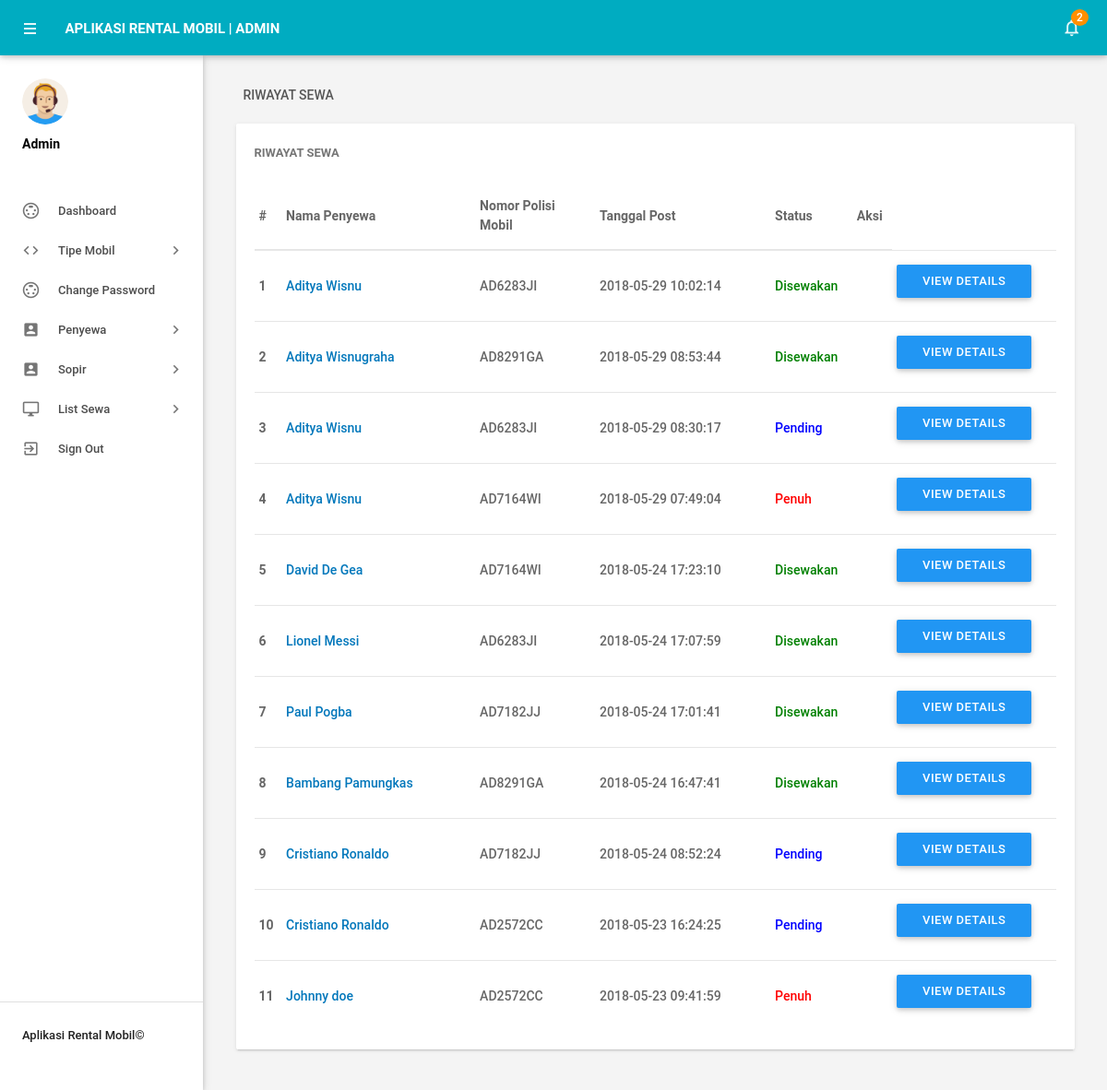
The app's page /admin/sewa.php (signed in) with its own data.
### tables this page shows
CREATE TABLE `tbltransaksi` (
  `id` int(11) NOT NULL,
  `NoPol` varchar(110) NOT NULL,
  `ToDate` varchar(120) NOT NULL,
  `FromDate` varchar(120) NOT NULL,
  `Description` mediumtext NOT NULL,
  `PostingDate` timestamp NOT NULL DEFAULT current_timestamp(),
  `AdminRemark` mediumtext DEFAULT NULL,
  `AdminRemarkDate` varchar(120) DEFAULT NULL,
  `Status` int(1) NOT NULL,
  `IsRead` int(1) NOT NULL,
  `idpenyewa` int(11) DEFAULT NULL
);

CREATE TABLE `tblpenyewa` (
  `id` int(11) NOT NULL,
  `UniqueId` varchar(100) NOT NULL,
  `FirstName` varchar(150) NOT NULL,
  `LastName` varchar(150) NOT NULL,
  `EmailId` varchar(200) NOT NULL,
  `Password` varchar(180) NOT NULL,
  `Gender` varchar(100) NOT NULL,
  `Dob` varchar(100) NOT NULL,
  `Address` varchar(255) NOT NULL,
  `City` varchar(200) NOT NULL,
  `Country` varchar(150) NOT NULL,
  `Phonenumber` char(11) NOT NULL,
  `Status` int(1) NOT NULL,
  `RegDate` timestamp NOT NULL DEFAULT current_timestamp()
);

### admin/sewa.php (the view, shortened to what this page needs)
<?php
include('includes/config.php');
if(strlen($_SESSION['alogin'])==0)
    {
header('location:index.php');
}
else{
 ?>
<!DOCTYPE html>
<html lang="en">
    <head>
        <link type="text/css" rel="stylesheet" href="../assets/plugins/materialize/css/materialize.min.css"/>
        <link href="../assets/plugins/material-preloader/css/materialPreloader.min.css" rel="stylesheet">
        <link href="../assets/plugins/datatables/css/jquery.dataTables.min.css" rel="stylesheet">
                <link href="../assets/plugins/google-code-prettify/prettify.css" rel="stylesheet" type="text/css"/>
        <link href="../assets/css/alpha.min.css" rel="stylesheet" type="text/css"/>
        <link href="../assets/css/custom.css" rel="stylesheet" type="text/css"/>
    </head>
    <body>
       <?php include('includes/header.php');?>
       <?php include('includes/sidebar.php');?>
            <main class="mn-inner">
                <div class="row">
                    <div class="col s12">
                        <div class="page-title">Riwayat Sewa</div>
                    </div>
                    <div class="col s12 m12 l12">
                        <div class="card">
                            <div class="card-content">
                                <span class="card-title">Riwayat Sewa</span>
                                <table id="example" class="display responsive-table ">
                                    <thead>
                                        <tr>
                                            <th>#</th>
                                            <th width="200">Nama Penyewa</th>
                                            <th width="120">Nomor Polisi Mobil</th>
                                             <th width="180">Tanggal Post</th>
                                            <th>Status</th>
                                            <th align="center">Aksi</th>
                                        </tr>
                                    </thead>
                                    <tbody>
<?php $sql = "SELECT tbltransaksi.id as lid,tblpenyewa.FirstName,tblpenyewa.LastName,tblpenyewa.id,tbltransaksi.NoPol,tbltransaksi.PostingDate,tbltransaksi.Status from tbltransaksi join tblpenyewa on tbltransaksi.idpenyewa=tblpenyewa.id order by lid desc";
$query = $dbh -> prepare($sql);
$query->execute();
$results=$query->fetchAll(PDO::FETCH_OBJ);
$cnt=1;
if($query->rowCount() > 0)
{
foreach($results as $result)
{
      ?>
                                        <tr>
                                            <td> <b><?php echo htmlentities($cnt);?></b></td>
                                              <td><a href="editpenyewa.php?empid=<?php echo htmlentities($result->id);?>" target="_blank"><?php echo htmlentities($result->FirstName." ".$result->LastName);?></a></td>
                                            <td><?php echo htmlentities($result->NoPol);?></td>
                                            <td><?php echo htmlentities($result->PostingDate);?></td>
                                                                       <td><?php $stats=$result->Status;
if($stats==1){
                                             ?>
                                                 <span style="color: green">Disewakan</span>
                                                 <?php } if($stats==2)  { ?>
                                                <span style="color: red">Penuh</span>
                                                 <?php } if($stats==0)  { ?>
 <span style="color: blue">Pending</span>
 <?php } ?>
                                             </td>
          <td>
           <td><a href="detail-sewa.php?idsewa=<?php echo htmlentities($result->lid);?>" class="waves-effect waves-light btn blue m-b-xs"  > View Details</a></td>
                                    </tr>
                                         <?php $cnt++;} }?>
                                    </tbody>
                                </table>
                            </div>
                        </div>
                    </div>
                </div>
            </main>
        </div>
        <div class="left-sidebar-hover"></div>
    </body>
</html>
<?php } ?>

### records on screen
tbltransaksi: idpenyewa.LastName "Aditya Wisnu", NoPol "AD6283JI", PostingDate "2018-05-29 10:02:14", Status "Disewakan"
tbltransaksi: idpenyewa.LastName "Aditya Wisnugraha", NoPol "AD8291GA", PostingDate "2018-05-29 08:53:44", Status "Disewakan"
tbltransaksi: idpenyewa.LastName "Aditya Wisnu", NoPol "AD6283JI", PostingDate "2018-05-29 08:30:17", Status "Pending"
tbltransaksi: idpenyewa.LastName "Aditya Wisnu", NoPol "AD7164WI", PostingDate "2018-05-29 07:49:04", Status "Penuh"
tbltransaksi: idpenyewa.LastName "David De Gea", NoPol "AD7164WI", PostingDate "2018-05-24 17:23:10", Status "Disewakan"
tbltransaksi: idpenyewa.LastName "Lionel Messi", NoPol "AD6283JI", PostingDate "2018-05-24 17:07:59", Status "Disewakan"
tbltransaksi: idpenyewa.LastName "Paul Pogba", NoPol "AD7182JJ", PostingDate "2018-05-24 17:01:41", Status "Disewakan"
tbltransaksi: idpenyewa.LastName "Bambang Pamungkas", NoPol "AD8291GA", PostingDate "2018-05-24 16:47:41", Status "Disewakan"
tbltransaksi: idpenyewa.LastName "Cristiano Ronaldo", NoPol "AD7182JJ", PostingDate "2018-05-24 08:52:24", Status "Pending"
tbltransaksi: idpenyewa.LastName "Cristiano Ronaldo", NoPol "AD2572CC", PostingDate "2018-05-23 16:24:25", Status "Pending"
tbltransaksi: idpenyewa.LastName "Johnny doe", NoPol "AD2572CC", PostingDate "2018-05-23 09:41:59", Status "Penuh"

### other values on screen
$unreadcount "2"
